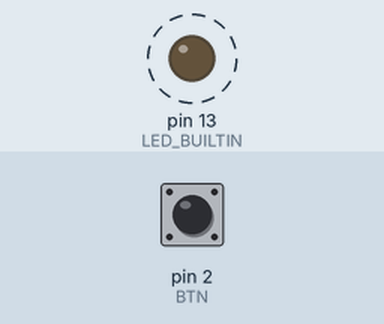
Bench run of a sketch on a simulated Arduino Mega 2560, built with avr-gcc and run on an emulated ATmega2560. Shown: output pins drawn as LEDs (lit = HIGH). Dashed ring = blinking. Inputs (shaded band) come from the test bench; at power-on: pin 2 (BTN) HIGH.

Above: at 0.05 s.
Timing chart, 0 to 3.0 s (numbered marks = the images above):
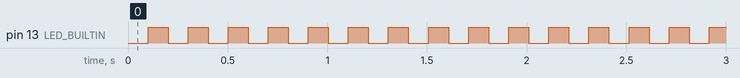

The sketch:

hello_nano.ino
```cpp
// Blink + hello on the hardware UART (Serial1, nRF52840 UARTE0). Serial on the Nano 33 BLE is USB CDC.
const int BTN = 2; // D2 = P1.11
void setup() {
  pinMode(LED_BUILTIN, OUTPUT);
  pinMode(BTN, INPUT_PULLUP);
  Serial1.begin(115200);
  Serial1.println("hello from nano33ble");
}
int n = 0;
void loop() {
  digitalWrite(LED_BUILTIN, n & 1);
  Serial1.print("tick "); Serial1.print(n); Serial1.print(" ms="); Serial1.print(millis());
  Serial1.print(" btn="); Serial1.println(digitalRead(BTN));
  n++;
  delay(100);
}
```

Measured:
- by itself, pin 13 (LED_BUILTIN): alternates HIGH for 0.10 s and LOW for 0.10 s
